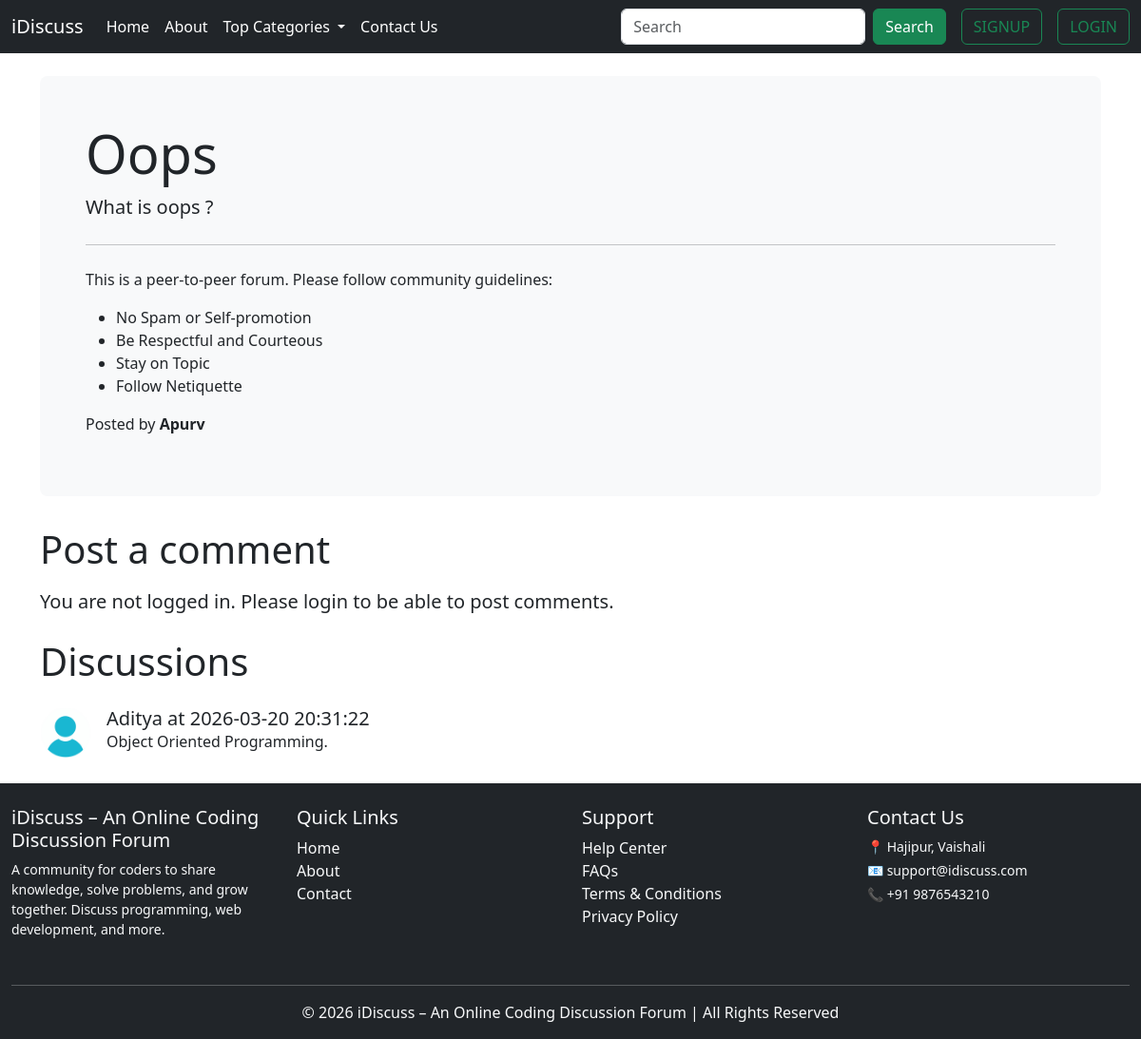
Page /thread.php?threadid=18 on the committed database.
### tables this page shows
CREATE TABLE `thread` (
  `thread_id` int(7) NOT NULL,
  `thread_title` varchar(255) NOT NULL,
  `thread_desc` text NOT NULL,
  `thread_cat_id` int(7) NOT NULL,
  `thread_user_id` int(7) NOT NULL,
  `timestamp` datetime DEFAULT current_timestamp()
);

CREATE TABLE `users` (
  `sno` int(8) NOT NULL,
  `username` varchar(30) NOT NULL,
  `email` varchar(100) NOT NULL,
  `password` varchar(255) NOT NULL,
  `timestamp` datetime NOT NULL,
  `role` varchar(10) DEFAULT 'user'
);

CREATE TABLE `comments` (
  `comment_id` int(8) NOT NULL,
  `comment_content` text NOT NULL,
  `thread_id` int(8) NOT NULL,
  `comment_by` int(8) NOT NULL,
  `comment_time` datetime NOT NULL DEFAULT current_timestamp()
);

### thread.php (the view, shortened to what this page needs)
<!doctype html>
<html lang="en">
<head>
    <link href="https://cdn.jsdelivr.net/npm/bootstrap@5.3.8/dist/css/bootstrap.min.css" rel="stylesheet" />
</head>
<body>
    <?php include "dbconnect.php"; ?>
    <?php include "partials/_header.php"; ?>
    <div class="content">
        <?php
        $id = isset($_GET['threadid']) ? (int)$_GET['threadid'] : 0;
        $sql = "SELECT * FROM `thread` WHERE thread_id = $id";
        $result = mysqli_query($con, $sql);
        if (!$result || mysqli_num_rows($result) === 0) {
            echo '
                <section class="bg-light py-5">
                    <div class="container-fluid">
                        <h1 class="display-4">No threads found</h1>
                        <p class="lead">Be the first person to ask a question.</p>
                    </div>
                </section>
            ';
        } else {
            $row = mysqli_fetch_assoc($result);
            $title = htmlspecialchars($row['thread_title']);
            $desc = nl2br(htmlspecialchars($row['thread_desc']));
            $thread_user_id = ($row['thread_user_id']);
            $sql2 = "SELECT username FROM `users` WHERE sno = '$thread_user_id'";
            $result2 = mysqli_query($con, $sql2);
            $row2 = mysqli_fetch_assoc($result2);
            $posted_by = $row2['username'];
            echo '
                <div class="container my-4">
                    <div class="bg-light p-5 rounded-3">
                        <h1 class="display-4">' . $title . '</h1>
                        <p class="lead">' . $desc . '</p>
                        <hr class="my-4">
                        <p>This is a peer-to-peer forum. Please follow community guidelines:</p>
                        <ul>
                            <li>No Spam or Self-promotion</li>
                            <li>Be Respectful and Courteous</li>
                            <li>Stay on Topic</li>
                            <li>Follow Netiquette</li>
                        </ul>
                        <p>Posted by <b>' . $posted_by . '</b></p>
                    </div>
                </div>
            ';
        }
        ?>
    </div>
    <?php
    if(isset($_SESSION['loggedin']) && $_SESSION['loggedin']==true){
    echo '<div class="container">
        <h1>Post a comment</h1>
        <form action=" '.htmlspecialchars($_SERVER["PHP_SELF"]) .'?threadid=' . $id .'" method="post">
            <div class="form-group">
                <label for="comment">Elaborate your problem</label>
                <textarea name="comment" class="form-control mt-2" rows="3" required></textarea>
                <input type="hidden" name="sno" value="'.$_SESSION["sno"].'">
            </div>
            <button type="submit" class="btn btn-success my-2">Post Comment</button>
        </form>
    </div>';
    }
    else {
        echo '
        <div class="container">
        <h1 class = "py-2">Post a comment </h1>
            <p class = "lead">You are not logged in. Please login to be able to post comments.</p>
        </div>';
    }
    ?>
    <div class="container">
        <h1 class="py-2">Discussions</h1>
        <?php
        $id = isset($_GET['threadid']) ? (int)$_GET['threadid'] : 0;
        $sql = "SELECT * FROM `comments` WHERE thread_id = $id";
        $result = mysqli_query($con, $sql);
        while ($row = mysqli_fetch_assoc($result)) {
            $content = $row['comment_content'];
            $comment_time = $row['comment_time'];
            $thread_user_id = $row['comment_by'];
            $sql2 = "SELECT username FROM `users` WHERE sno = '$thread_user_id'";
            $result2 = mysqli_query($con, $sql2);
            $row2 = mysqli_fetch_assoc($result2);
            echo '
                <div class="d-flex align-items-start my-3">
                    <img src="images/user.jpg" width="54px" class="flex-shrink-0 me-3" alt="user" />
                    <div>
                        <h5 class="font-weight-bold my-0">'.$row2['username'] .' at '. $comment_time .'</h5>
                        <p class="mt-0">' . $content . '</p>
                    </div>
                </div>';
        }
        ?>
    </div>
    <?php include "partials/_footer.php"; ?>
</body>
</html>

### thread.php (style rules this page uses)
html, body { height: 100%; margin: 0; }
body { display: flex; flex-direction: column; min-height: 100vh; }
.content { flex: 1; }

### rows in the picture
thread: thread_title "Oops", thread_desc "What is oops ?"
users: username "Apurv"
comments: users.username "Aditya", comment_time "2026-03-20 20:31:22", comment_content "Object Oriented Programming."
